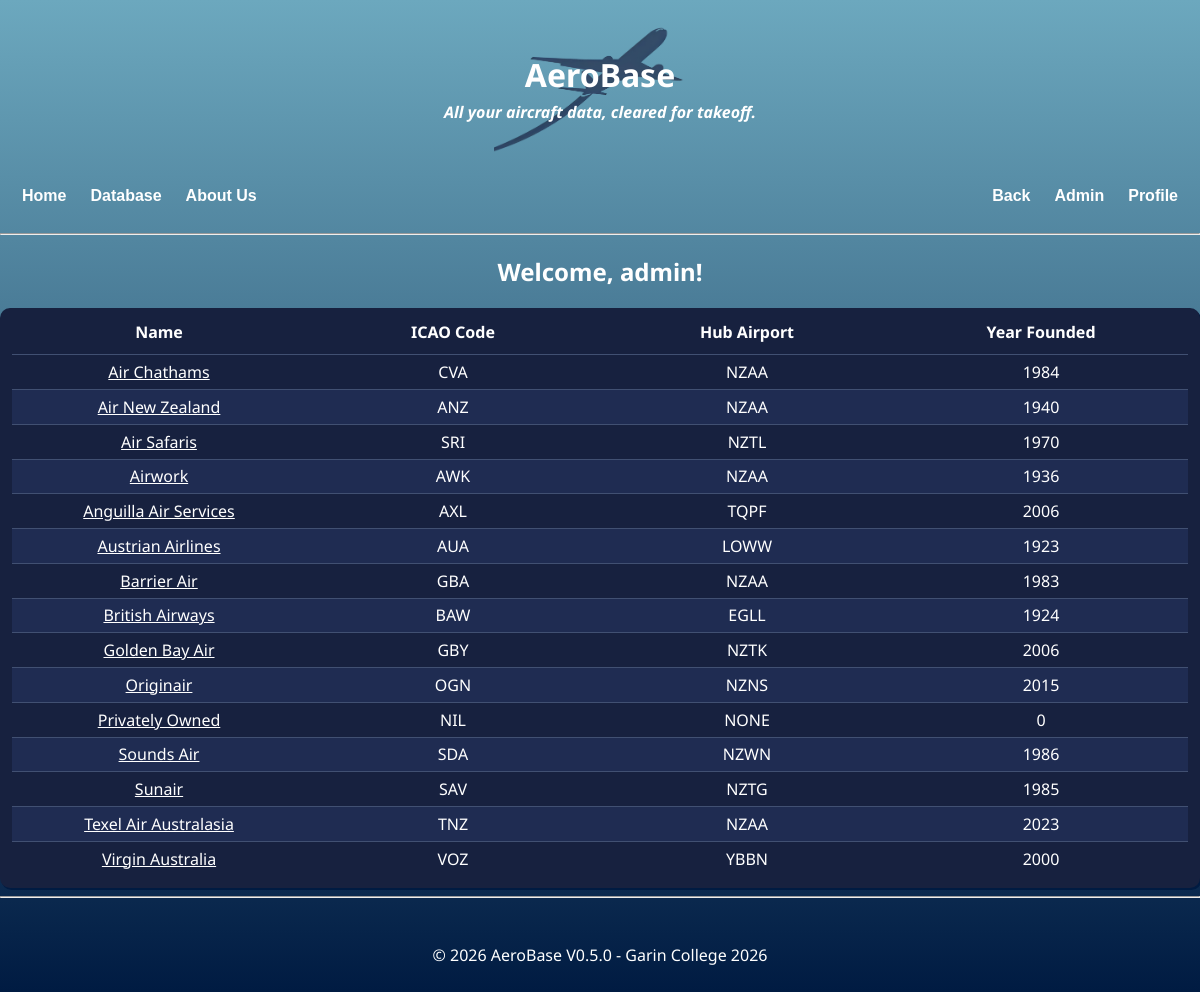
The app's page /database/operators (signed in), older data.
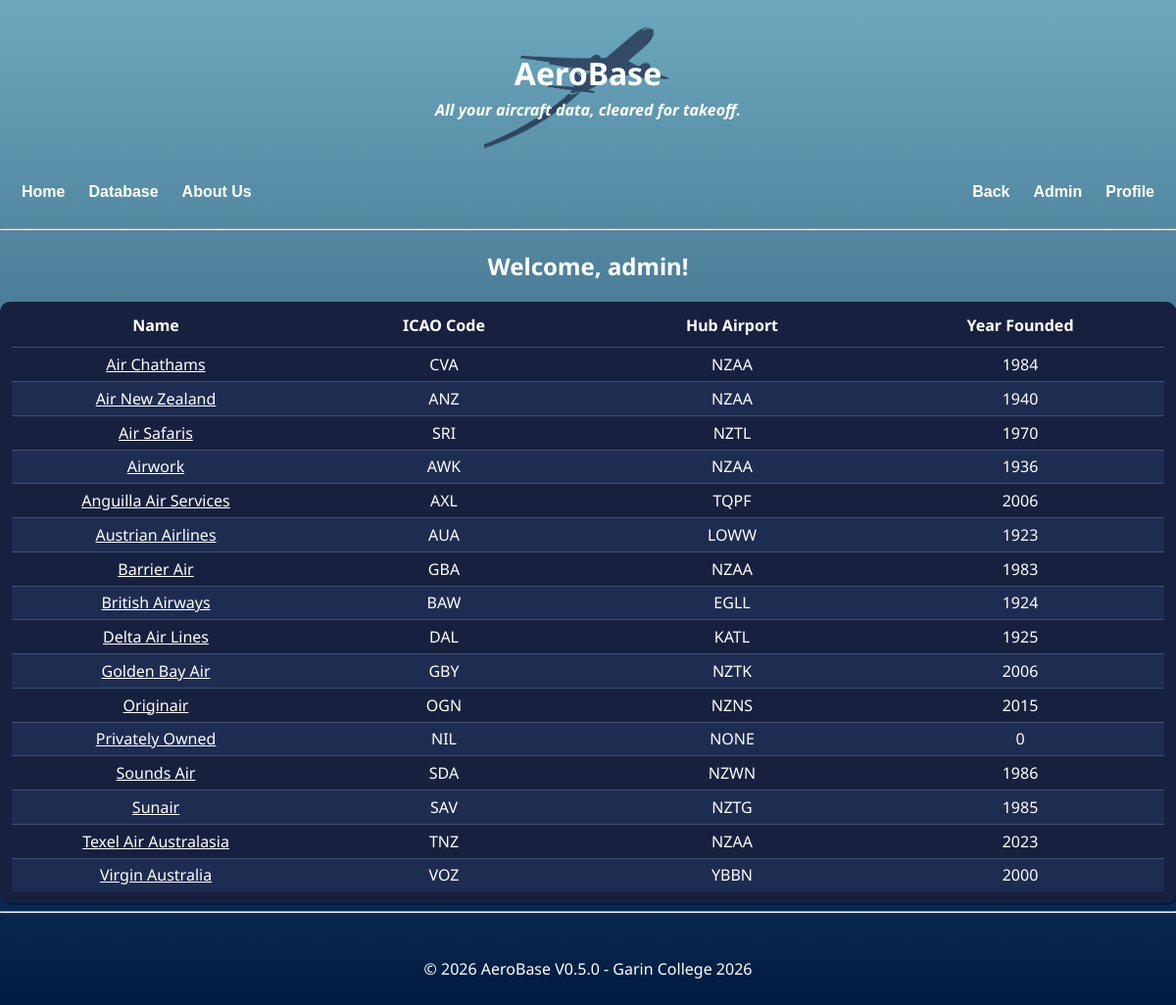
The same page, newer data.
### app.py (models this page shows)
class User(db.Model):
    id = db.Column(db.Integer, primary_key = True)
    username = db.Column(db.String(20), unique = True, nullable = False)
    password = db.Column(db.String(100), nullable = False)
    email = db.Column(db.String(254), nullable = False, unique = True)
    admin = db.Column(db.Boolean, default = False)
    aircrafts = db.relationship(
        "Aircraft",
        back_populates = "user"
    )
    operators = db.relationship(
        "Operator",
        back_populates = "user"
    )

class Operator(db.Model):
    icao = db.Column(db.String(3), primary_key = True)
    hub_icao = db.Column(db.String(4), nullable = False)
    year_founded = db.Column(db.Integer, nullable = False)
    operator_name = db.Column(db.String(25), nullable = False)
    user_id = db.Column(db.Integer, db.ForeignKey("user.id"), nullable = True)
    date_time = db.Column(db.DateTime, server_default=db.func.now(), onupdate=db.func.now(), nullable=False)
    callsign = db.Column(db.String(50), nullable=False)
    aircrafts = db.relationship(
        "Aircraft",
        back_populates = "operator"
    )
    user = db.relationship(
        "User",
        back_populates = "operators"
    )

### app.py (the view)
    @app.route("/database/operators")
    def dboperator():
        operators = Operator.query.order_by(Operator.operator_name).all() # collects all oeprators to display in the table
        if "user" in session:
            return render_template(
                "operators.html",
                page_title = "Database (Operators)",
                user=session["user"],
                operators=operators
            )
        else:
            return redirect(url_for("login"))

### app.py (called while the page is built)
@app.context_processor
def inject_user():
   if "user" in session: # checks if user is an admin (assuming they're logged in) to use in nav bar
       user=User.query.filter_by(username=session["user"]).first()
       is_admin = user is not None and user.admin is True
   else:
       is_admin = False
   return{
       "logged_in": "user" in session, # sends logged in to 'nav'
       "is_admin":  is_admin, # sends admin to 'nav'
       "version": "V0.5.0" # current version
   }

### templates/operators.html (shortened to what this page needs)
{% extends "layout.html" %}
{% block content %}
<h2 style="color: #ffffff;">Welcome, {{user}}!</h2>
<div class="table-outer">
    <div class="table-container">
        <table>
            <thead>
                <tr>
                    <th>Name</th>
                    <th>ICAO Code</th>
                    <th>Hub Airport</th>
                    <th>Year Founded</th>
                </tr>
            </thead>
            {% for operator in operators %}
            <tr>
                <td><a href="/database/operators/{{operator.icao}}" style="color:#ffffff">{{operator.operator_name}}</a></td>
                <td>{{operator.icao}}</td>
                <td>{{operator.hub_icao}}</td>
                <td>{{operator.year_founded}}</td>
            </tr>
            {% endfor %}
        </table>
    </div>
</div>
{% endblock %}

### templates/layout.html (shortened to what this page needs)
<!doctype html>
<html lang="en">
<head>
<link rel="stylesheet" href="{{ url_for('static', filename='style.css') }}">
</head>
<body>
{% include "header.html" %}
{% include "nav.html" %}
  <hr>
  {% block content %}{% endblock %}
  <hr>
  {% include "footer.html" %}
</body>
</html>

### templates/header.html
<header>
  <a href="/" style="color:white; text-decoration:none;">
    <h1 style="margin-bottom: 5px;">AeroBase</h1>
    <h4 style="margin-top: 5px"><i>All your aircraft data, cleared for takeoff.</i></h4>
  </a>
</header>

### templates/nav.html
<nav>
  <button style="margin-inline:2px" type="button" onclick="window.location.href='/'">Home</button>
  <button style="margin-inline:2px" type="button" onclick="window.location.href='/dashboard'">Database</button>
  <button style="margin-inline:2px" type="button" onclick="window.location.href='/about-us'">About Us</button>
  <div class="nav-right">
  <button type="button" onclick="history.back()" style="margin-inline:2px;">Back</button>
  {% if is_admin %}
  <button type="button" style="margin-inline:2px;" style="margin-left:auto;" type="button" onclick="window.location.href='/admin'">Admin</button>
    {% endif %}
    {% if logged_in %}
      <button style="margin-inline:2px;" type="button" onclick="window.location.href='/profile'">Profile</button>
    {% else %}
      <button type="button" onclick="window.location.href='/login'">Login</button>
    {% endif %}
  </div>
</nav>

### templates/footer.html
<footer>
  <p style="color: #ffffff;">
    © 2026 AeroBase {{version}} - Garin College 2026
  </p>
</footer>

### static/style.css (style rules this page uses)
html { height:100%; }
body { font-family: 'Noto Sans', sans-serif; max-width: 1300px; margin: 20px auto; background-image: linear-gradient(to bottom, #6ca8be, #001b42); background-repeat: no-repeat; background-attachment: fixed; text-align:center; color:#ffffff; }
header { padding: 12px; border-radius: 8px; color:#ffffff; background-image: url('homepage.png'); background-position: center; background-size: contain; background-repeat: no-repeat; }
.table-outer { border-radius:10px; overflow:hidden; box-shadow:1.5px 2px 0px #001b42; background-color:#17213f }
.table-container { max-height:800px; overflow-y:auto; }
table { color:#ffffff; width:100%; border-spacing:0; border-radius:15px; padding:1%; }
nav { margin-top: 10px; padding: 10px; border-radius: 8px; display: flex; align-items: center; }
.nav-right { margin-left: auto; display: flex; align-items: center; }
footer { margin-top: 20px; padding: 10px; border-radius: 8px; }
thead { position:sticky; top:0; z-index:2; }
td { border-top:1px solid #415072; padding:0.5%; }
tr:nth-child(even) { background-color:#1f2c52; }
th { background-color:#17213f; padding-bottom:1%; font-size:100%; }
tr { display:table; width:100%; table-layout:fixed; }
button { background-color:transparent; border:none; color:#ffffff; padding:10px; text-align:center; cursor:pointer; border-radius:10px; font-size:100%; font-weight:bold; }

Row changes from the older to the newer data that the page shows:
added Operator: operator_name "Delta Air Lines", icao "DAL", hub_icao "KATL", year_founded "1925"
